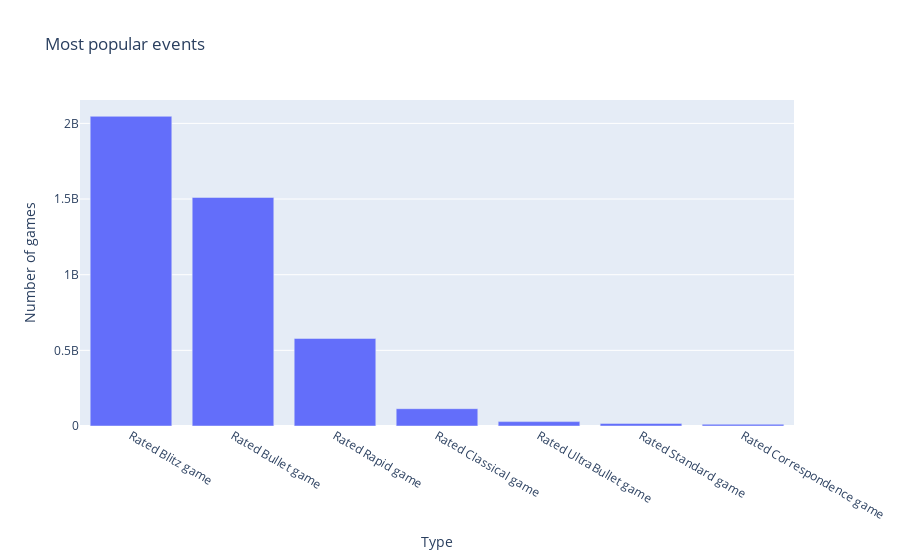

Notebook source saved alongside this figure:
### Code cell
fig = px.bar(event_types_frequencies.head(7), title="Most popular events")
fig.update_xaxes(title_text="Type")
fig.update_yaxes(title_text="Number of games")
fig.update_layout(showlegend=False)
fig.show()

### Figure 1 — Plotly figure (JSON) as saved in the notebook; plotly's stock layout.template omitted (floating-point values rounded to 4 significant figures)
{"data": [{"alignmentgroup": "True", "hovertemplate": "variable=count<br>Event=%{x}<br>value=%{y}<extra></extra>", "legendgroup": "count", "marker": {"color": "#636efa", "pattern": {"shape": ""}}, "name": "count", "offsetgroup": "count", "orientation": "v", "showlegend": true, "textposition": "auto", "type": "bar", "x": ["Rated Blitz game", "Rated Bullet game", "Rated Rapid game", "Rated Classical game", "Rated UltraBullet game", "Rated Standard game", "Rated Correspondence game"], "xaxis": "x", "y": [2046867409, 1510619343, 578621014, 114307846, 29005219, 17081459, 11358303], "yaxis": "y"}], "layout": {"autosize": true, "barmode": "relative", "legend": {"title": {"text": "variable"}, "tracegroupgap": 0}, "showlegend": false, "title": {"text": "Most popular events"}, "xaxis": {"anchor": "y", "autorange": true, "domain": [0, 1], "range": [-0.5, 6.5], "title": {"text": "Type"}, "type": "category"}, "yaxis": {"anchor": "x", "autorange": true, "domain": [0, 1], "range": [0, 2155000000.0], "title": {"text": "Number of games"}, "type": "linear"}}}
